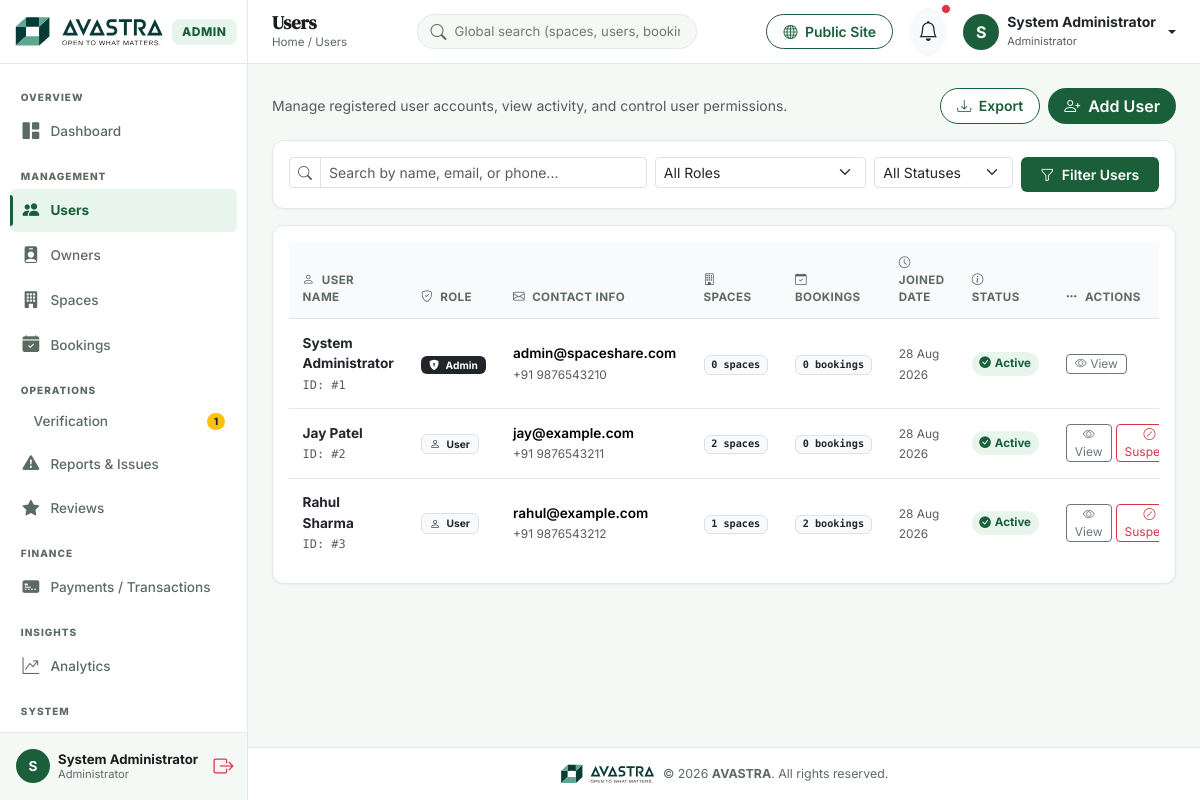
The page /admin/users.php (signed in) on the database its author committed.
### tables this page shows
CREATE TABLE IF NOT EXISTS `users` (
  `id` INT AUTO_INCREMENT PRIMARY KEY,
  `role_id` INT NOT NULL DEFAULT 2,
  `full_name` VARCHAR(100) NOT NULL,
  `email` VARCHAR(150) NOT NULL UNIQUE,
  `password_hash` VARCHAR(255) NOT NULL,
  `phone` VARCHAR(20) DEFAULT NULL,
  `profile_image` VARCHAR(255) DEFAULT 'default-avatar.png',
  `address` TEXT DEFAULT NULL,
  `city` VARCHAR(100) DEFAULT NULL,
  `state` VARCHAR(100) DEFAULT NULL,
  `zip_code` VARCHAR(20) DEFAULT NULL,
  `status` ENUM('active', 'inactive', 'blocked', 'pending') NOT NULL DEFAULT 'active',
  `email_verified` TINYINT(1) DEFAULT 0,
  `created_at` TIMESTAMP DEFAULT CURRENT_TIMESTAMP,
  `updated_at` TIMESTAMP DEFAULT CURRENT_TIMESTAMP ON UPDATE CURRENT_TIMESTAMP,
  FOREIGN KEY (`role_id`) REFERENCES `roles` (`id`) ON DELETE CASCADE
);

### classes/Auth.php (called while the page is built, shortened)
<?php
class Auth {
    public static function isLoggedIn(): bool {
        return isset($_SESSION['user_id']) && !empty($_SESSION['user_id']);
    }
    public static function getUser(): ?array {
        return [
            'id'        => $_SESSION['user_id'],
            'full_name' => $_SESSION['user_name'] ?? 'User',
            'email'     => $_SESSION['user_email'] ?? '',
            'role_id'   => $_SESSION['user_role_id'] ?? 2,
            'role_name' => $_SESSION['user_role'] ?? 'user'
        ];
    }
}

### admin/users.php (the view, shortened to what this page needs)
<?php
$pageTitle = 'Users';
require_once __DIR__ . '/includes/header.php';
require_once __DIR__ . '/includes/sidebar.php';
$db = Database::getInstance();
$search = trim($_GET['q'] ?? '');
$roleFilter = $_GET['role'] ?? 'all';
$statusFilter = $_GET['status'] ?? 'all';
$whereClauses = ["1=1"];
$params = [];
$sql = "
    SELECT u.*, r.role_name,
           (SELECT COUNT(*) FROM spaces WHERE owner_id = u.id) AS spaces_count,
           (SELECT COUNT(*) FROM bookings WHERE seeker_id = u.id) AS bookings_count
    FROM users u
    JOIN roles r ON u.role_id = r.id
    WHERE " . implode(' AND ', $whereClauses) . "
    ORDER BY u.created_at DESC
";
$stmt = $db->prepare($sql);
$stmt->execute($params);
$users = $stmt->fetchAll();
?>
<div id="admin-main">
    <?php require_once __DIR__ . '/includes/navbar.php'; ?>
    <main class="p-3 p-md-4">
        <div class="d-flex flex-column flex-sm-row justify-content-between align-items-sm-center gap-2 mb-3">
            <div>
                <p class="text-muted small mb-0">Manage registered user accounts, view activity, and control user permissions.</p>
            </div>
            <div class="d-flex gap-2">
                <button onclick="window.print()" class="btn btn-outline-avastra btn-sm rounded-pill px-3">
                    <i class="bi bi-download me-1"></i> Export
                </button>
                <button class="btn btn-avastra rounded-pill px-3 py-1" data-bs-toggle="modal" data-bs-target="#addUserModal">
                    <i class="bi bi-person-plus me-1"></i> Add User
                </button>
            </div>
        </div>
        <div class="avastra-card p-3 mb-3">
            <form method="GET" action="" class="row g-2">
                <div class="col-md-5">
                    <div class="input-group input-group-sm">
                        <span class="input-group-text bg-white"><i class="bi bi-search text-muted"></i></span>
                        <input type="text" name="q" class="form-control" placeholder="Search by name, email, or phone..." value="<?= htmlspecialchars($search); ?>">
                    </div>
                </div>
                <div class="col-md-3">
                    <select name="role" class="form-select form-select-sm">
                        <option value="all" <?= ($roleFilter === 'all') ? 'selected' : ''; ?>>All Roles</option>
                    </select>
                </div>
                <div class="col-md-2">
                    <select name="status" class="form-select form-select-sm">
                        <option value="all" <?= ($statusFilter === 'all') ? 'selected' : ''; ?>>All Statuses</option>
                    </select>
                </div>
                <div class="col-md-2 d-grid">
                    <button type="submit" class="btn btn-avastra btn-sm"><i class="bi bi-funnel me-1"></i> Filter Users</button>
                </div>
            </form>
        </div>
        <div class="avastra-card p-3">
            <div class="table-responsive">
                <table class="table table-avastra align-middle mb-0" style="font-size:0.825rem;">
                    <thead>
                        <tr>
                            <th><i class="bi bi-person me-1 text-muted"></i> User Name</th>
                            <th><i class="bi bi-shield-check me-1 text-muted"></i> Role</th>
                            <th><i class="bi bi-envelope me-1 text-muted"></i> Contact Info</th>
                            <th><i class="bi bi-building me-1 text-muted"></i> Spaces</th>
                            <th><i class="bi bi-calendar-check me-1 text-muted"></i> Bookings</th>
                            <th><i class="bi bi-clock me-1 text-muted"></i> Joined Date</th>
                            <th><i class="bi bi-info-circle me-1 text-muted"></i> Status</th>
                            <th><i class="bi bi-three-dots me-1 text-muted"></i> Actions</th>
                        </tr>
                    </thead>
                    <tbody>
                        <?php foreach ($users as $u): ?>
                            <tr>
                                <td>
                                    <div class="fw-bold text-dark"><?= htmlspecialchars($u['full_name']); ?></div>
                                    <small class="text-muted font-mono">ID: #<?= $u['id']; ?></small>
                                </td>
                                <td>
                                    <?php if ($u['role_name'] === 'admin'): ?>
                                        <span class="badge bg-dark text-white px-2 py-1"><i class="bi bi-shield-lock-fill me-1"></i> Admin</span>
                                    <?php else: ?>
                                        <span class="badge bg-light text-dark border px-2 py-1"><i class="bi bi-person me-1"></i> User</span>
                                    <?php endif; ?>
                                </td>
                                <td>
                                    <div class="fw-semibold"><?= htmlspecialchars($u['email']); ?></div>
                                    <small class="text-muted"><?= htmlspecialchars($u['phone'] ?? 'N/A'); ?></small>
                                </td>
                                <td><span class="badge bg-light text-dark border font-mono"><?= $u['spaces_count']; ?> spaces</span></td>
                                <td><span class="badge bg-light text-dark border font-mono"><?= $u['bookings_count']; ?> bookings</span></td>
                                <td><small class="text-muted"><?= date('d M Y', strtotime($u['created_at'])); ?></small></td>
                                <td>
                                    <?php if ($u['status'] === 'active'): ?>
                                        <span class="badge-status active"><i class="bi bi-check-circle-fill"></i> Active</span>
                                    <?php elseif ($u['status'] === 'blocked' || $u['status'] === 'suspended'): ?>
                                        <span class="badge-status blocked"><i class="bi bi-slash-circle-fill"></i> Suspended</span>
                                    <?php else: ?>
                                        <span class="badge-status pending"><i class="bi bi-clock"></i> <?= ucfirst($u['status']); ?></span>
                                    <?php endif; ?>
                                </td>
                                <td>
                                    <div class="d-flex gap-1">
                                        <button class="btn btn-sm btn-outline-secondary py-0 px-2" style="font-size:0.75rem;" data-bs-toggle="modal" data-bs-target="#viewUserModal<?= $u['id']; ?>">
                                            <i class="bi bi-eye"></i> View
                                        </button>
                                        <?php if ($u['role_name'] !== 'admin'): ?>
                                            <form method="POST" action="" class="d-inline">
                                                <?php if ($u['status'] === 'active'): ?>
                                                    <button type="submit" class="btn btn-sm btn-outline-danger py-0 px-2" style="font-size:0.75rem;">
                                                        <i class="bi bi-slash-circle"></i> Suspend
                                                    </button>
                                                <?php endif; ?>
                                            </form>
                                        <?php endif; ?>
                                    </div>
                                </td>
                            </tr>
                        <?php endforeach; ?>
                    </tbody>
                </table>
            </div>
        </div>
    </main>
<?php require_once __DIR__ . '/includes/footer.php'; ?>

### admin/includes/navbar.php (shortened to what this page needs)
<?php
$currentUser = Auth::getUser();
$pageTitle = $pageTitle ?? 'Dashboard';
?>
<header class="admin-navbar">
    <div class="d-flex align-items-center gap-3">
        <div class="page-title-header">
            <h4><?= htmlspecialchars($pageTitle); ?></h4>
            <div class="page-breadcrumb">Home / <?= htmlspecialchars($pageTitle); ?></div>
        </div>
    </div>
    <div class="navbar-search d-none d-md-block">
        <i class="bi bi-search"></i>
        <input type="text" placeholder="Global search (spaces, users, bookings)...">
    </div>
    <div class="d-flex align-items-center gap-3">
        <a href="<?= APP_URL; ?>/public/index.php" target="_blank" class="btn btn-sm btn-outline-avastra rounded-pill px-3">
            <i class="bi bi-globe me-1"></i> Public Site
        </a>
        <a href="<?= APP_URL; ?>/admin/notifications.php" class="btn btn-light rounded-circle position-relative p-2" title="Notifications">
            <i class="bi bi-bell fs-5 text-dark"></i>
            <span class="position-absolute top-0 start-100 translate-middle p-1 bg-danger border border-light rounded-circle"></span>
        </a>
        <div class="dropdown">
            <a href="#" class="d-flex align-items-center text-decoration-none dropdown-toggle text-dark gap-2" data-bs-toggle="dropdown">
                <div class="text-white rounded-circle d-flex align-items-center justify-content-center fw-bold" style="width:36px; height:36px; background:#1B5E3A !important;">
                    <?= strtoupper(substr($currentUser['full_name'] ?? 'A', 0, 1)); ?>
                </div>
                <div class="d-none d-md-block text-start" style="line-height:1.2;">
                    <div class="fw-bold small"><?= htmlspecialchars($currentUser['full_name'] ?? 'Admin'); ?></div>
                    <small class="text-muted" style="font-size:11px;">Administrator</small>
                </div>
            </a>
        </div>
    </div>
</header>

### assets/css/admin.css (style rules this page uses)
:root { --avastra-primary: #1B5E3A; --avastra-primary-light: #4CAF6D; --avastra-light-green: #E7F5EC; --avastra-supporting-green: #9FD4B4; --avastra-soft-neutral: #DCE6E0; --avastra-muted: #5C6B62; --avastra-ink: #1A1F1C; --avastra-white: #FFFFFF; --avastra-warning: #E8A33D; --avastra-body-bg: #F4F9F6; --avastra-sidebar-bg: #FFFFFF; --avastra-header-bg: #FFFFFF; --avastra-card-bg: #FFFFFF; --avastra-border-color: #E2E8F0; --avastra-radius-sm: 6px; --avastra-radius-md: 10px; --avastra-radius-lg: 12px; --avastra-shadow-sm: 0 1px 3px rgba(0, 0, 0, 0.03), 0 1px 2px rgba(0, 0, 0, 0.02); --avastra-shadow-md: 0 4px 12px -2px rgba(27, 94, 58, 0.05); }
body { font-family: 'Inter', -apple-system, BlinkMacSystemFont, sans-serif; background-color: var(--avastra-body-bg); color: var(--avastra-ink); overflow-x: hidden; }
code, .font-mono { font-family: 'DM Mono', monospace; }
#admin-main { margin-left: 248px; flex-grow: 1; display: flex; flex-direction: column; min-width: 0; }
.admin-navbar { height: 64px; background: var(--avastra-header-bg); border-bottom: 1px solid var(--avastra-border-color); padding: 0 1.5rem; display: flex; align-items: center; justify-content: space-between; position: sticky; top: 0; z-index: 900; }
.admin-navbar .page-title-header h4 { font-family: 'DM Serif Display', Georgia, serif; font-weight: 700; font-size: 1.15rem; color: var(--avastra-ink); margin: 0; line-height: 1.2; }
.admin-navbar .page-breadcrumb { font-size: 0.725rem; color: var(--avastra-muted); }
.admin-navbar .navbar-search { position: relative; width: 280px; }
.admin-navbar .navbar-search input { background: var(--avastra-body-bg); border: 1px solid var(--avastra-border-color); border-radius: 20px; padding: 0.4rem 1rem 0.4rem 2.3rem; font-size: 0.825rem; width: 100%; transition: all 0.2s ease; }
.admin-navbar .navbar-search i { position: absolute; left: 0.85rem; top: 50%; transform: translateY(-50%); color: var(--avastra-muted); }
.avastra-card { background: var(--avastra-card-bg); border-radius: var(--avastra-radius-lg); border: 1px solid var(--avastra-border-color); box-shadow: var(--avastra-shadow-sm); padding: 1.25rem; margin-bottom: 1.15rem; }
.table-avastra { width: 100%; border-collapse: separate; border-spacing: 0; }
.table-avastra th { background: #F8FAFC; color: var(--avastra-muted); font-weight: 700; font-size: 0.725rem; text-transform: uppercase; letter-spacing: 0.4px; padding: 0.75rem 0.85rem; border-bottom: 1px solid var(--avastra-border-color); }
.table-avastra td { padding: 0.85rem; border-bottom: 1px solid var(--avastra-border-color); vertical-align: middle; font-size: 0.85rem; }
.table-avastra tr:last-child td { border-bottom: none; }
.badge-status { padding: 0.28em 0.65em; border-radius: 16px; font-size: 0.725rem; font-weight: 700; display: inline-flex; align-items: center; gap: 4px; }
.badge-status.approved, .badge-status.verified, .badge-status.active, .badge-status.published, .badge-status.completed, .badge-status.paid { background: var(--avastra-light-green); color: var(--avastra-primary); }
.btn-avastra { background: var(--avastra-primary); color: #ffffff; font-weight: 600; border: none; border-radius: var(--avastra-radius-sm); padding: 0.45rem 1.15rem; transition: all 0.15s ease; }
.btn-outline-avastra { background: #ffffff; color: var(--avastra-primary); border: 1px solid var(--avastra-primary); font-weight: 600; border-radius: var(--avastra-radius-sm); padding: 0.4rem 1rem; }

### rows shown on the page
users: full_name "S", full_name "System Administrator", id "1", email "admin@spaceshare.com", phone "+91 9876543210", spaces_count "0", bookings_count "0", created_at "28 Aug 2026", status "active" (drawn)
users: full_name "Jay Patel", id "2", shows "User", email "jay@example.com", phone "+91 9876543211", spaces_count "2", bookings_count "0", created_at "28 Aug 2026", status "active" (drawn)
users: full_name "Rahul Sharma", id "3", shows "User", email "rahul@example.com", phone "+91 9876543212", spaces_count "1", bookings_count "2", created_at "28 Aug 2026", status "active" (drawn)

### other values the page prints
$pendingVerificationCount "1"
substr($currentUser['full_name'] ?? 'A', 0, 1) "S"
$currentUser['full_name'] "System Administrator"
$pageTitle "Users"
